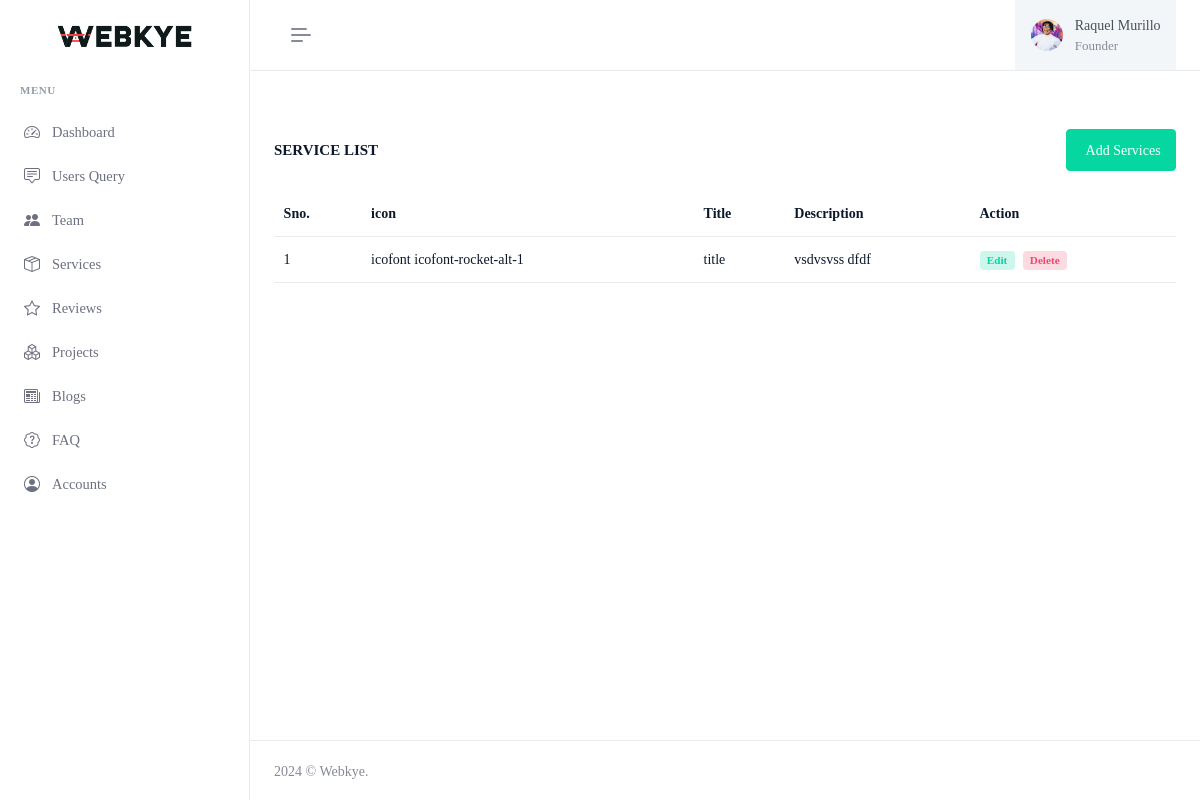
The app's page /admin/services.php (signed in), older data.
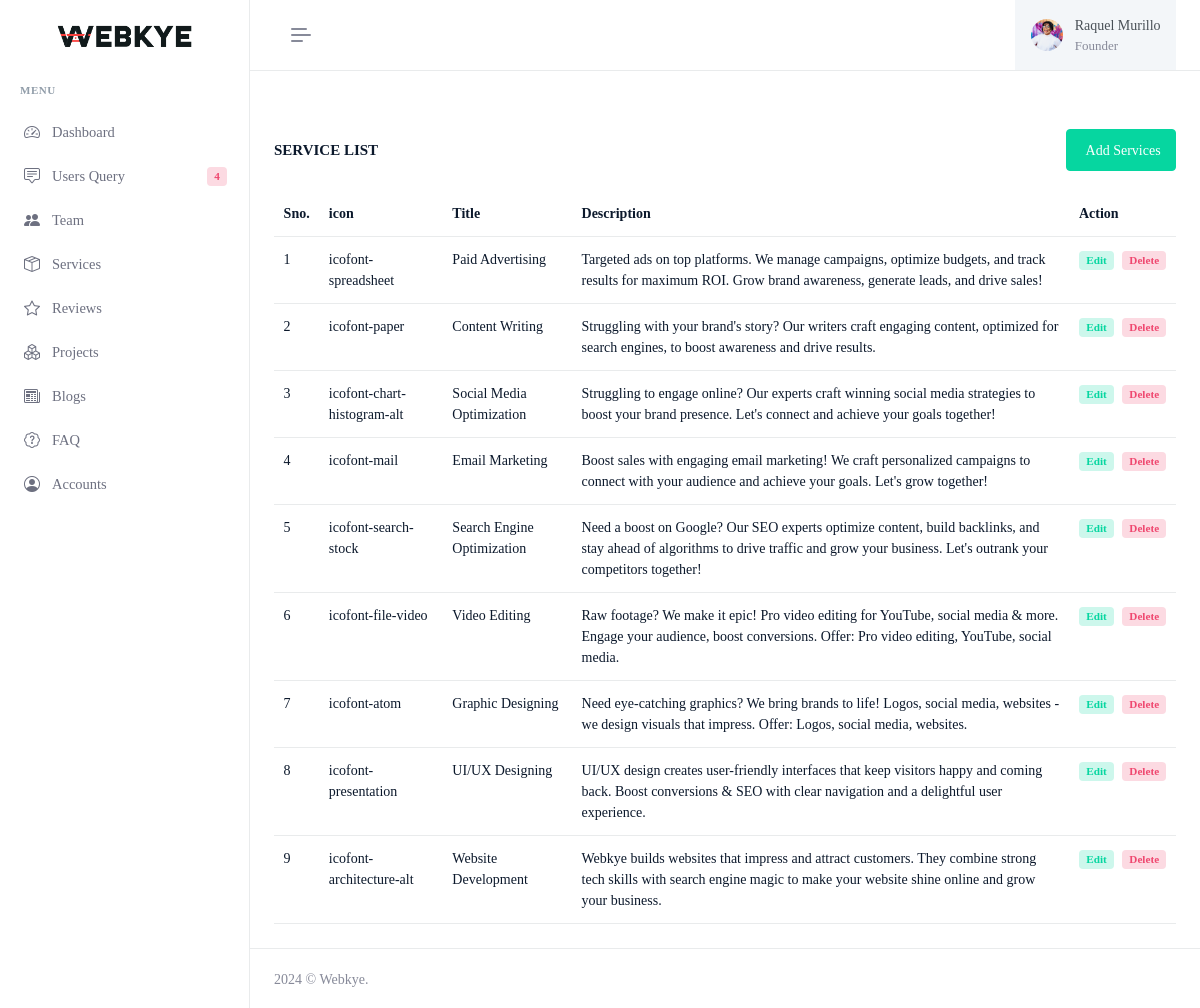
The same page, newer data.
### tables this page shows
CREATE TABLE `services` (
  `id` int(11) NOT NULL,
  `icon` varchar(266) NOT NULL,
  `heading` varchar(266) NOT NULL,
  `description` text NOT NULL
);

### admin/services.php (the view, shortened to what this page needs)
<?php
include ("includes/connection.php");
?>
<!doctype html>
<html lang="en" data-layout="vertical" data-topbar="light" data-sidebar="light" data-sidebar-size="lg"
    data-sidebar-image="none" data-preloader="disable" data-body-image="none">
<head>
    <?php include ('includes/head.php') ?>
</head>
<body>
    <div id="layout-wrapper">
        <?php include ("includes/top.php"); ?>
        <?php include ("includes/sidebar.php") ?>
        <div class="main-content">
            <div class="page-content">
                <div class="container-fluid">
                    <div class="row">
                        <div class="col-12">
                            <div class="page-title-box d-sm-flex align-items-center justify-content-between">
                                <h4 class="mb-sm-0">Service List</h4>
                                <div>
                                    <a href="add-service" class="btn btn-success" id="addproduct-btn"> Add Services</a>
                                </div>
                            </div>
                        </div>
                    </div>
                    <div class="row">
                        <div class="col-xl-12 col-lg-12">
                            <div id="product-list" class="gridjs-border-none mb-4">
                                <table class="table">
                                    <thead>
                                        <th>
                                            Sno.
                                        </th>
                                        <th>
                                            icon
                                        </th>
                                        <th>
                                            Title
                                        </th>
                                        <th>
                                            Description
                                        </th>
                                        <th>
                                            Action
                                        </th>
                                    </thead>
                                    <tbody>
                                        <?php
                                        $sql = mysqli_query($conn, "SELECT * FROM `services` ORDER BY `id` DESC");
                                        $sno = 1;
                                        while ($row = mysqli_fetch_assoc($sql)) {
                                            ?>
                                            <tr>
                                                <td>
                                                    <?php echo $sno ?>
                                                </td>
                                                <td>
                                                    <?php echo $row['icon'] ?>
                                                </td>
                                                <td>
                                                    <?php echo $row['heading'] ?>
                                                </td>
                                                <td>
                                                    <?php echo $row['description'] ?>
                                                </td>
                                                <td>
                                                    <ul class="hstack gap-2 list-unstyled mb-0">
                                                        <li>
                                                            <a href="add-service?id=<?php echo $row['id'] ?>"
                                                                class="badge bg-success-subtle text-success">Edit</a>
                                                        </li>
                                                        <li>
                                                            <a href="?type=delete&id=<?php echo $row['id'] ?>"
                                                                class="badge bg-danger-subtle text-danger">Delete</a>
                                                        </li>
                                                    </ul>
                                                </td>
                                            </tr>
                                            <?php $sno++;
                                        } ?>
                                    </tbody>
                                </table>
                            </div>
                        </div>
                    </div>
                </div>
            </div>
            <?php include ('includes/footer.php') ?>
        </div>
    </div>
</body>
</html>

### admin/includes/head.php (shortened to what this page needs)
<link href="assets/libs/jsvectormap/css/jsvectormap.min.css" rel="stylesheet" type="text/css">
<link href="assets/libs/swiper/swiper-bundle.min.css" rel="stylesheet" type="text/css">
<link rel="stylesheet" href="assets/libs/gridjs/theme/mermaid.min.css">
<link href="assets/css/bootstrap.min.css" rel="stylesheet" type="text/css">
<link rel="stylesheet" href="https://cdn.jsdelivr.net/npm/bootstrap-icons@1.11.1/font/bootstrap-icons.css">
<link rel="stylesheet" href="assets/css/icofont.min.css">
<link href="assets/css/app.min.css" rel="stylesheet" type="text/css">
<link href="assets/css/custom.min.css" rel="stylesheet" type="text/css">
<link rel="stylesheet" href="https://cdn.jsdelivr.net/npm/bootstrap-icons@1.11.3/font/bootstrap-icons.min.css">

### admin/includes/top.php (shortened to what this page needs)
<header id="page-topbar">
    <div class="layout-width">
        <div class="navbar-header">
            <div class="d-flex">
                <button type="button" class="btn btn-sm px-3 fs-16 header-item vertical-menu-btn topnav-hamburger"
                    id="topnav-hamburger-icon">
                    <span class="hamburger-icon">
                        <span></span>
                        <span></span>
                        <span></span>
                    </span>
                </button>
            </div>
            <div class="d-flex align-items-center">
                <div class="dropdown ms-sm-3 header-item topbar-user topbar-head-dropdown dropdown-hover-end">
                    <button type="button" class="btn" id="page-header-user-dropdown" data-bs-toggle="dropdown"
                        aria-haspopup="true" aria-expanded="false">
                        <span class="d-flex align-items-center">
                            <img class="rounded-circle header-profile-user" src="assets/images/users/avatar-1.jpg"
                                alt="Header Avatar">
                            <span class="text-start ms-xl-2">
                                <span class="d-none d-xl-inline-block ms-1 fw-medium user-name-text">Raquel
                                    Murillo</span>
                                <span class="d-none d-xl-block ms-1 fs-13 user-name-sub-text">Founder</span>
                            </span>
                        </span>
                    </button>
                </div>
            </div>
        </div>
    </div>
</header>

### admin/includes/sidebar.php (shortened to what this page needs)
<div class="app-menu navbar-menu">
    <div class="navbar-brand-box">
        <a href="index.html" class="logo logo-dark">
            <span class="logo-lg">
                <img src="assets/images/webkye-black-text-logo.png" alt="webkye logo" height="26">
            </span>
        </a>
    </div>
    <div id="scrollbar">
        <div class="container-fluid">
            <ul class="navbar-nav" id="navbar-nav">
                <li class="menu-title"><span data-key="t-menu">Menu</span></li>
                <li class="nav-item">
                    <a href="home" class="nav-link menu-link"> <i class="bi bi-speedometer2"></i> <span
                            data-key="t-dashboard">Dashboard</span> </a>
                </li>
                <li class="nav-item">
                    <a href="users-query" class="nav-link menu-link"> <i class="bi bi-chat-square-text"></i>
                        <span data-key="t-users-list">Users Query</span>
                        <?php
                        $mail = mysqli_fetch_assoc(mysqli_query($conn, "SELECT COUNT(*) AS `unread` FROM `contact_form` WHERE `status` = 0"));
                        if ($mail['unread'] > 0) { ?>
                            <span class="badge badge-pill bg-danger-subtle text-danger " data-key="t-hot">
                                <?php echo $mail['unread'] ?>
                            </span>
                        <?php }
                        ?>
                    </a>
                </li>
                <li class="nav-item">
                    <a href="team" class="nav-link menu-link"> <i class="bi bi-people-fill"></i>
                        <span data-key="t-users-list">Team</span> </a>
                </li>
                <li class="nav-item">
                    <a class="nav-link" href="services">
                        <i class="bi bi-box-seam"></i> <span data-key="t-products">Services</span>
                    </a>
                </li>
                <li class="nav-item">
                    <a href="reviews" class="nav-link menu-link"><i class="bi bi-star"></i> <span
                            data-key="t-reviews-ratings">Reviews</span></a>
                </li>
                <li class="nav-item">
                    <a href="projects" class="nav-link menu-link"><i class="bi bi-boxes"></i> <span
                            data-key="t-reviews-ratings">Projects</span></a>
                </li>
                <li class="nav-item">
                    <a href="blogs" class="nav-link menu-link"><i class="bi bi-newspaper"></i> <span
                            data-key="t-reviews-ratings">Blogs</span></a>
                </li>
                <li class="nav-item">
                    <a href="faq" class="nav-link menu-link"><i class="bi bi-patch-question"></i> <span
                            data-key="t-reviews-ratings">FAQ</span></a>
                </li>
                <li class="nav-item">
                    <a class="nav-link menu-link" href="#sidebarAccounts" data-bs-toggle="collapse" role="button"
                        aria-expanded="false" aria-controls="sidebarAccounts">
                        <i class="bi bi-person-circle"></i> <span data-key="t-accounts">Accounts</span>
                    </a>
                </li>
            </ul>
        </div>
    </div>
    <div class="sidebar-background"></div>
</div>

### admin/includes/footer.php
<footer class="footer">
    <div class="container-fluid">
        <div class="row">
            <div class="col-sm-6">
                <script>document.write(new Date().getFullYear())</script> © Webkye.
            </div>
        </div>
    </div>
</footer>

Row changes from the older to the newer data that the page shows:
removed services: icon "icofont icofont-rocket-alt-1", heading "title", description "vsdvsvss dfdf"
added services: icon "icofont-spreadsheet", heading "Paid Advertising", description "Targeted ads on top platforms. We manage campaigns, optimize budgets, and track results for maximum ROI. Grow brand awareness, generate leads, and drive sales!"
added services: icon "icofont-paper", heading "Content Writing", description "Struggling with your brand's story? Our writers craft engaging content, optimized for search engines, to boost awareness and drive results."
added services: icon "icofont-chart-histogram-alt", heading "Social Media Optimization", description "Struggling to engage online? Our experts craft winning social media strategies to boost your brand presence. Let's connect and achieve your goals together!"
added services: icon "icofont-mail", heading "Email Marketing", description "Boost sales with engaging email marketing! We craft personalized campaigns to connect with your audience and achieve your goals. Let's grow together!"
added services: icon "icofont-search-stock", heading "Search Engine Optimization", description "Need a boost on Google? Our SEO experts optimize content, build backlinks, and stay ahead of algorithms to drive traffic and grow your business. Let's outrank your competitors together!"
added services: icon "icofont-file-video", heading "Video Editing", description "Raw footage? We make it epic! Pro video editing for YouTube, social media & more. Engage your audience, boost conversions. Offer: Pro video editing, YouTube, social media."
added services: icon "icofont-atom", heading "Graphic Designing", description "Need eye-catching graphics? We bring brands to life! Logos, social media, websites - we design visuals that impress. Offer: Logos, social media, websites."
added services: icon "icofont-presentation", heading "UI/UX Designing", description "UI/UX design creates user-friendly interfaces that keep visitors happy and coming back. Boost conversions & SEO with clear navigation and a delightful user experience."
added services: icon "icofont-architecture-alt", heading "Website Development", description "Webkye builds websites that impress and attract customers. They combine strong tech skills with search engine magic to make your website shine online and grow your business."
Text that changed along with them:
$mail['unread']: (not shown) → "4"
